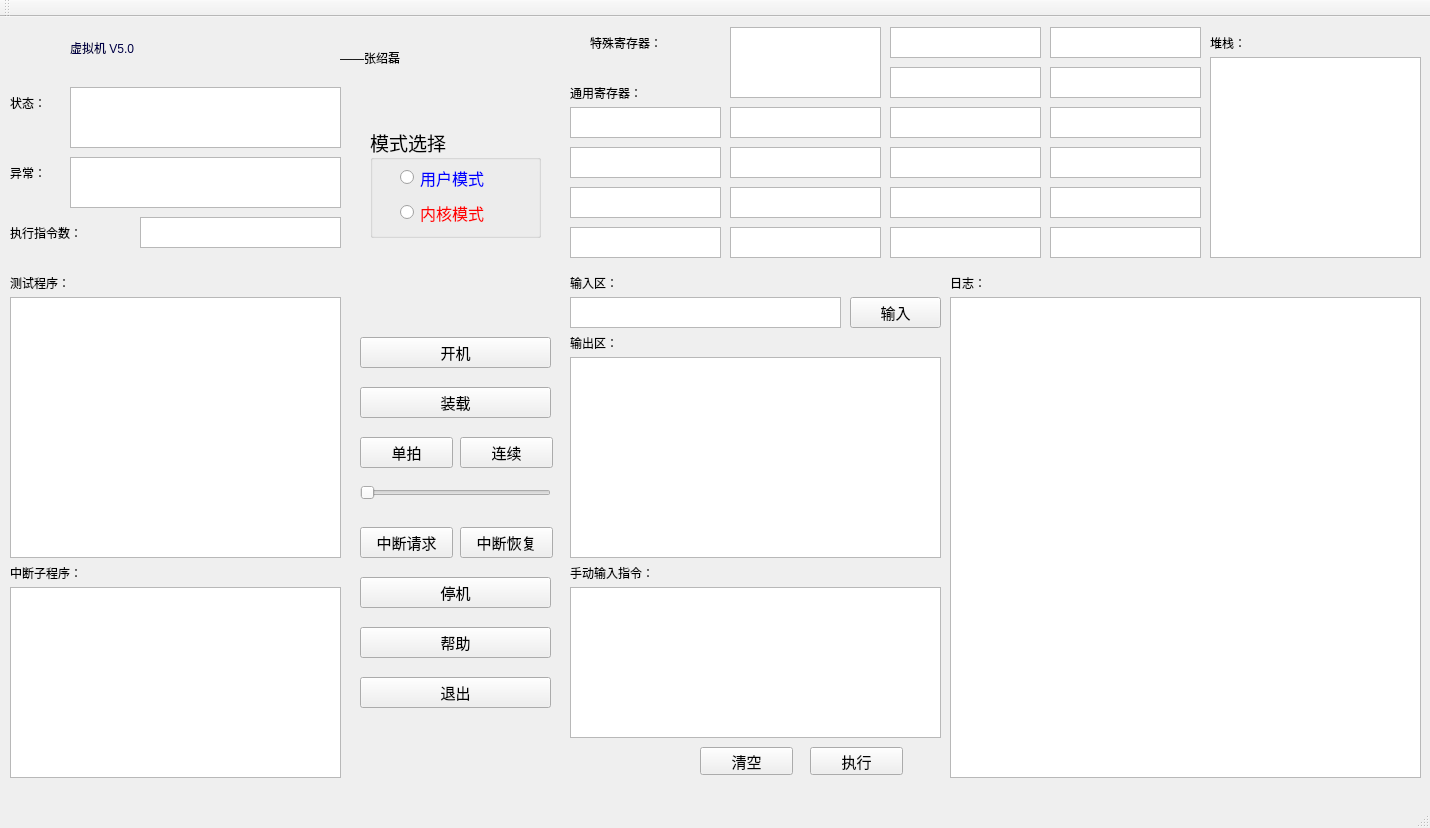
<?xml version="1.0" encoding="UTF-8"?>
<ui version="4.0">
 <class>MainWindow</class>
 <widget class="QMainWindow" name="MainWindow">
  <property name="geometry">
   <rect>
    <x>0</x>
    <y>0</y>
    <width>1430</width>
    <height>828</height>
   </rect>
  </property>
  <property name="windowTitle">
   <string>MainWindow</string>
  </property>
  <widget class="QWidget" name="centralWidget">
   <widget class="QTextEdit" name="textEdit">
    <property name="geometry">
     <rect>
      <x>950</x>
      <y>280</y>
      <width>471</width>
      <height>481</height>
     </rect>
    </property>
   </widget>
   <widget class="QTextEdit" name="textEdit_2">
    <property name="geometry">
     <rect>
      <x>10</x>
      <y>280</y>
      <width>331</width>
      <height>261</height>
     </rect>
    </property>
    <property name="styleSheet">
     <string notr="true">font: 10pt &quot;微软雅黑&quot;;</string>
    </property>
   </widget>
   <widget class="QPushButton" name="pushButton_START">
    <property name="geometry">
     <rect>
      <x>360</x>
      <y>320</y>
      <width>191</width>
      <height>31</height>
     </rect>
    </property>
    <property name="font">
     <font>
      <family>Adobe 黑体 Std R</family>
      <pointsize>11</pointsize>
     </font>
    </property>
    <property name="text">
     <string>开机</string>
    </property>
   </widget>
   <widget class="QTextEdit" name="textEdit_PC">
    <property name="geometry">
     <rect>
      <x>890</x>
      <y>10</y>
      <width>151</width>
      <height>31</height>
     </rect>
    </property>
   </widget>
   <widget class="QTextEdit" name="textEdit_IAR">
    <property name="geometry">
     <rect>
      <x>1050</x>
      <y>10</y>
      <width>151</width>
      <height>31</height>
     </rect>
    </property>
   </widget>
   <widget class="QTextEdit" name="textEdit_SP">
    <property name="geometry">
     <rect>
      <x>890</x>
      <y>50</y>
      <width>151</width>
      <height>31</height>
     </rect>
    </property>
   </widget>
   <widget class="QTextEdit" name="textEdit_PSW">
    <property name="geometry">
     <rect>
      <x>1050</x>
      <y>50</y>
      <width>151</width>
      <height>31</height>
     </rect>
    </property>
   </widget>
   <widget class="QTextEdit" name="textEdit_IR">
    <property name="geometry">
     <rect>
      <x>730</x>
      <y>10</y>
      <width>151</width>
      <height>71</height>
     </rect>
    </property>
   </widget>
   <widget class="QPushButton" name="pushButton_STEP">
    <property name="geometry">
     <rect>
      <x>360</x>
      <y>420</y>
      <width>93</width>
      <height>31</height>
     </rect>
    </property>
    <property name="font">
     <font>
      <family>Adobe 黑体 Std R</family>
      <pointsize>11</pointsize>
     </font>
    </property>
    <property name="text">
     <string>单拍</string>
    </property>
   </widget>
   <widget class="QPushButton" name="pushButton_CONTINUOUS">
    <property name="geometry">
     <rect>
      <x>460</x>
      <y>420</y>
      <width>93</width>
      <height>31</height>
     </rect>
    </property>
    <property name="font">
     <font>
      <family>Adobe 黑体 Std R</family>
      <pointsize>11</pointsize>
     </font>
    </property>
    <property name="text">
     <string>连续</string>
    </property>
   </widget>
   <widget class="QTextEdit" name="textEdit_G">
    <property name="geometry">
     <rect>
      <x>890</x>
      <y>130</y>
      <width>151</width>
      <height>31</height>
     </rect>
    </property>
   </widget>
   <widget class="QTextEdit" name="textEdit_D">
    <property name="geometry">
     <rect>
      <x>1050</x>
      <y>90</y>
      <width>151</width>
      <height>31</height>
     </rect>
    </property>
   </widget>
   <widget class="QTextEdit" name="textEdit_F">
    <property name="geometry">
     <rect>
      <x>730</x>
      <y>130</y>
      <width>151</width>
      <height>31</height>
     </rect>
    </property>
   </widget>
   <widget class="QTextEdit" name="textEdit_B">
    <property name="geometry">
     <rect>
      <x>730</x>
      <y>90</y>
      <width>151</width>
      <height>31</height>
     </rect>
    </property>
   </widget>
   <widget class="QTextEdit" name="textEdit_C">
    <property name="geometry">
     <rect>
      <x>890</x>
      <y>90</y>
      <width>151</width>
      <height>31</height>
     </rect>
    </property>
   </widget>
   <widget class="QTextEdit" name="textEdit_H">
    <property name="geometry">
     <rect>
      <x>1050</x>
      <y>130</y>
      <width>151</width>
      <height>31</height>
     </rect>
    </property>
   </widget>
   <widget class="QTextEdit" name="textEdit_A">
    <property name="geometry">
     <rect>
      <x>570</x>
      <y>90</y>
      <width>151</width>
      <height>31</height>
     </rect>
    </property>
   </widget>
   <widget class="QTextEdit" name="textEdit_E">
    <property name="geometry">
     <rect>
      <x>570</x>
      <y>130</y>
      <width>151</width>
      <height>31</height>
     </rect>
    </property>
   </widget>
   <widget class="QPushButton" name="pushButton_STOP">
    <property name="geometry">
     <rect>
      <x>360</x>
      <y>560</y>
      <width>191</width>
      <height>31</height>
     </rect>
    </property>
    <property name="font">
     <font>
      <family>Adobe 黑体 Std R</family>
      <pointsize>11</pointsize>
     </font>
    </property>
    <property name="text">
     <string>停机</string>
    </property>
   </widget>
   <widget class="QTextEdit" name="textEdit_N">
    <property name="geometry">
     <rect>
      <x>730</x>
      <y>210</y>
      <width>151</width>
      <height>31</height>
     </rect>
    </property>
   </widget>
   <widget class="QTextEdit" name="textEdit_I">
    <property name="geometry">
     <rect>
      <x>570</x>
      <y>170</y>
      <width>151</width>
      <height>31</height>
     </rect>
    </property>
   </widget>
   <widget class="QTextEdit" name="textEdit_K">
    <property name="geometry">
     <rect>
      <x>890</x>
      <y>170</y>
      <width>151</width>
      <height>31</height>
     </rect>
    </property>
   </widget>
   <widget class="QTextEdit" name="textEdit_P">
    <property name="geometry">
     <rect>
      <x>1050</x>
      <y>210</y>
      <width>151</width>
      <height>31</height>
     </rect>
    </property>
   </widget>
   <widget class="QTextEdit" name="textEdit_J">
    <property name="geometry">
     <rect>
      <x>730</x>
      <y>170</y>
      <width>151</width>
      <height>31</height>
     </rect>
    </property>
   </widget>
   <widget class="QTextEdit" name="textEdit_M">
    <property name="geometry">
     <rect>
      <x>570</x>
      <y>210</y>
      <width>151</width>
      <height>31</height>
     </rect>
    </property>
   </widget>
   <widget class="QTextEdit" name="textEdit_O">
    <property name="geometry">
     <rect>
      <x>890</x>
      <y>210</y>
      <width>151</width>
      <height>31</height>
     </rect>
    </property>
   </widget>
   <widget class="QTextEdit" name="textEdit_L">
    <property name="geometry">
     <rect>
      <x>1050</x>
      <y>170</y>
      <width>151</width>
      <height>31</height>
     </rect>
    </property>
   </widget>
   <widget class="QTextEdit" name="textEdit_state">
    <property name="geometry">
     <rect>
      <x>70</x>
      <y>70</y>
      <width>271</width>
      <height>61</height>
     </rect>
    </property>
    <property name="styleSheet">
     <string notr="true">font: 10pt &quot;微软雅黑&quot;;</string>
    </property>
   </widget>
   <widget class="QPushButton" name="pushButton_LOAD">
    <property name="geometry">
     <rect>
      <x>360</x>
      <y>370</y>
      <width>191</width>
      <height>31</height>
     </rect>
    </property>
    <property name="font">
     <font>
      <family>Adobe 黑体 Std R</family>
      <pointsize>11</pointsize>
     </font>
    </property>
    <property name="text">
     <string>装载</string>
    </property>
   </widget>
   <widget class="QTextEdit" name="textEdit_out">
    <property name="geometry">
     <rect>
      <x>570</x>
      <y>340</y>
      <width>371</width>
      <height>201</height>
     </rect>
    </property>
    <property name="styleSheet">
     <string notr="true">font: 10pt &quot;微软雅黑&quot;;</string>
    </property>
   </widget>
   <widget class="QPushButton" name="pushButton_INTERRUPT">
    <property name="geometry">
     <rect>
      <x>360</x>
      <y>510</y>
      <width>93</width>
      <height>31</height>
     </rect>
    </property>
    <property name="font">
     <font>
      <family>Adobe 黑体 Std R</family>
      <pointsize>11</pointsize>
     </font>
    </property>
    <property name="text">
     <string>中断请求</string>
    </property>
   </widget>
   <widget class="QPushButton" name="pushButton_RECVER">
    <property name="geometry">
     <rect>
      <x>460</x>
      <y>510</y>
      <width>93</width>
      <height>31</height>
     </rect>
    </property>
    <property name="font">
     <font>
      <family>Adobe 黑体 Std R</family>
      <pointsize>11</pointsize>
     </font>
    </property>
    <property name="text">
     <string>中断恢复</string>
    </property>
   </widget>
   <widget class="QTextEdit" name="textEdit_error">
    <property name="geometry">
     <rect>
      <x>70</x>
      <y>140</y>
      <width>271</width>
      <height>51</height>
     </rect>
    </property>
    <property name="styleSheet">
     <string notr="true">font: 10pt &quot;微软雅黑&quot;;</string>
    </property>
   </widget>
   <widget class="QTextEdit" name="textEdit_IN">
    <property name="geometry">
     <rect>
      <x>570</x>
      <y>570</y>
      <width>371</width>
      <height>151</height>
     </rect>
    </property>
    <property name="styleSheet">
     <string notr="true">font: 10pt &quot;微软雅黑&quot;;</string>
    </property>
   </widget>
   <widget class="QPushButton" name="pushButton_work">
    <property name="geometry">
     <rect>
      <x>810</x>
      <y>730</y>
      <width>93</width>
      <height>28</height>
     </rect>
    </property>
    <property name="font">
     <font>
      <family>Adobe 黑体 Std R</family>
      <pointsize>11</pointsize>
     </font>
    </property>
    <property name="text">
     <string>执行</string>
    </property>
   </widget>
   <widget class="QPushButton" name="pushButton_clear">
    <property name="geometry">
     <rect>
      <x>700</x>
      <y>730</y>
      <width>93</width>
      <height>28</height>
     </rect>
    </property>
    <property name="font">
     <font>
      <family>Adobe 黑体 Std R</family>
      <pointsize>11</pointsize>
     </font>
    </property>
    <property name="text">
     <string>清空</string>
    </property>
   </widget>
   <widget class="QSlider" name="Slider">
    <property name="geometry">
     <rect>
      <x>360</x>
      <y>460</y>
      <width>191</width>
      <height>31</height>
     </rect>
    </property>
    <property name="font">
     <font>
      <family>Adobe 黑体 Std R</family>
      <pointsize>11</pointsize>
     </font>
    </property>
    <property name="maximum">
     <number>5000</number>
    </property>
    <property name="singleStep">
     <number>100</number>
    </property>
    <property name="orientation">
     <enum>Qt::Horizontal</enum>
    </property>
   </widget>
   <widget class="QLabel" name="label">
    <property name="geometry">
     <rect>
      <x>70</x>
      <y>0</y>
      <width>251</width>
      <height>61</height>
     </rect>
    </property>
    <property name="styleSheet">
     <string notr="true">color: rgb(0, 0, 70);
font: 28pt &quot;Adobe 黑体 Std R&quot;;</string>
    </property>
    <property name="text">
     <string>虚拟机 V5.0</string>
    </property>
   </widget>
   <widget class="QLabel" name="label_2">
    <property name="geometry">
     <rect>
      <x>340</x>
      <y>20</y>
      <width>141</width>
      <height>41</height>
     </rect>
    </property>
    <property name="styleSheet">
     <string notr="true">font: 14pt &quot;Adobe 黑体 Std R&quot;;</string>
    </property>
    <property name="text">
     <string>——张绍磊</string>
    </property>
   </widget>
   <widget class="QLabel" name="label_3">
    <property name="geometry">
     <rect>
      <x>590</x>
      <y>10</y>
      <width>141</width>
      <height>31</height>
     </rect>
    </property>
    <property name="styleSheet">
     <string notr="true">font: 14pt &quot;Adobe 黑体 Std R&quot;;</string>
    </property>
    <property name="text">
     <string>特殊寄存器：</string>
    </property>
   </widget>
   <widget class="QLabel" name="label_4">
    <property name="geometry">
     <rect>
      <x>10</x>
      <y>70</y>
      <width>131</width>
      <height>31</height>
     </rect>
    </property>
    <property name="styleSheet">
     <string notr="true">font: 14pt &quot;Adobe 黑体 Std R&quot;;</string>
    </property>
    <property name="text">
     <string>状态：</string>
    </property>
   </widget>
   <widget class="QLabel" name="label_5">
    <property name="geometry">
     <rect>
      <x>10</x>
      <y>140</y>
      <width>131</width>
      <height>31</height>
     </rect>
    </property>
    <property name="styleSheet">
     <string notr="true">font: 14pt &quot;Adobe 黑体 Std R&quot;;</string>
    </property>
    <property name="text">
     <string>异常：</string>
    </property>
   </widget>
   <widget class="QLabel" name="label_6">
    <property name="geometry">
     <rect>
      <x>10</x>
      <y>250</y>
      <width>131</width>
      <height>31</height>
     </rect>
    </property>
    <property name="styleSheet">
     <string notr="true">font: 14pt &quot;Adobe 黑体 Std R&quot;;</string>
    </property>
    <property name="text">
     <string>测试程序：</string>
    </property>
   </widget>
   <widget class="QLabel" name="label_9">
    <property name="geometry">
     <rect>
      <x>570</x>
      <y>310</y>
      <width>131</width>
      <height>31</height>
     </rect>
    </property>
    <property name="styleSheet">
     <string notr="true">font: 14pt &quot;Adobe 黑体 Std R&quot;;</string>
    </property>
    <property name="text">
     <string>输出区：</string>
    </property>
   </widget>
   <widget class="QLabel" name="label_7">
    <property name="geometry">
     <rect>
      <x>570</x>
      <y>540</y>
      <width>171</width>
      <height>31</height>
     </rect>
    </property>
    <property name="styleSheet">
     <string notr="true">font: 14pt &quot;Adobe 黑体 Std R&quot;;</string>
    </property>
    <property name="text">
     <string>手动输入指令：</string>
    </property>
   </widget>
   <widget class="QLabel" name="label_8">
    <property name="geometry">
     <rect>
      <x>950</x>
      <y>250</y>
      <width>131</width>
      <height>31</height>
     </rect>
    </property>
    <property name="styleSheet">
     <string notr="true">font: 14pt &quot;Adobe 黑体 Std R&quot;;</string>
    </property>
    <property name="text">
     <string>日志：</string>
    </property>
   </widget>
   <widget class="QLabel" name="label_10">
    <property name="geometry">
     <rect>
      <x>570</x>
      <y>60</y>
      <width>161</width>
      <height>31</height>
     </rect>
    </property>
    <property name="styleSheet">
     <string notr="true">font: 14pt &quot;Adobe 黑体 Std R&quot;;</string>
    </property>
    <property name="text">
     <string>通用寄存器：</string>
    </property>
   </widget>
   <widget class="QTextEdit" name="textEdit_3">
    <property name="geometry">
     <rect>
      <x>10</x>
      <y>570</y>
      <width>331</width>
      <height>191</height>
     </rect>
    </property>
    <property name="styleSheet">
     <string notr="true">font: 10pt &quot;微软雅黑&quot;;</string>
    </property>
   </widget>
   <widget class="QLabel" name="label_11">
    <property name="geometry">
     <rect>
      <x>10</x>
      <y>540</y>
      <width>131</width>
      <height>31</height>
     </rect>
    </property>
    <property name="styleSheet">
     <string notr="true">font: 14pt &quot;Adobe 黑体 Std R&quot;;</string>
    </property>
    <property name="text">
     <string>中断子程序：</string>
    </property>
   </widget>
   <widget class="QPushButton" name="pushButton_help">
    <property name="geometry">
     <rect>
      <x>360</x>
      <y>610</y>
      <width>191</width>
      <height>31</height>
     </rect>
    </property>
    <property name="font">
     <font>
      <family>Adobe 黑体 Std R</family>
      <pointsize>11</pointsize>
     </font>
    </property>
    <property name="text">
     <string>帮助</string>
    </property>
   </widget>
   <widget class="QPushButton" name="pushButton_quit">
    <property name="geometry">
     <rect>
      <x>360</x>
      <y>660</y>
      <width>191</width>
      <height>31</height>
     </rect>
    </property>
    <property name="font">
     <font>
      <family>Adobe 黑体 Std R</family>
      <pointsize>11</pointsize>
     </font>
    </property>
    <property name="text">
     <string>退出</string>
    </property>
   </widget>
   <widget class="QTextEdit" name="textEdit_stack">
    <property name="geometry">
     <rect>
      <x>1210</x>
      <y>40</y>
      <width>211</width>
      <height>201</height>
     </rect>
    </property>
   </widget>
   <widget class="QLabel" name="label_12">
    <property name="geometry">
     <rect>
      <x>1210</x>
      <y>10</y>
      <width>161</width>
      <height>31</height>
     </rect>
    </property>
    <property name="styleSheet">
     <string notr="true">font: 14pt &quot;Adobe 黑体 Std R&quot;;</string>
    </property>
    <property name="text">
     <string>堆栈：</string>
    </property>
   </widget>
   <widget class="QGroupBox" name="groupBox">
    <property name="geometry">
     <rect>
      <x>370</x>
      <y>110</y>
      <width>171</width>
      <height>111</height>
     </rect>
    </property>
    <property name="font">
     <font>
      <family>Adobe 黑体 Std R</family>
      <pointsize>14</pointsize>
     </font>
    </property>
    <property name="styleSheet">
     <string notr="true"/>
    </property>
    <property name="title">
     <string>模式选择</string>
    </property>
    <widget class="QRadioButton" name="radioButton_user">
     <property name="geometry">
      <rect>
       <x>30</x>
       <y>30</y>
       <width>141</width>
       <height>41</height>
      </rect>
     </property>
     <property name="minimumSize">
      <size>
       <width>20</width>
       <height>20</height>
      </size>
     </property>
     <property name="sizeIncrement">
      <size>
       <width>0</width>
       <height>0</height>
      </size>
     </property>
     <property name="baseSize">
      <size>
       <width>0</width>
       <height>0</height>
      </size>
     </property>
     <property name="font">
      <font>
       <family>Adobe 黑体 Std R</family>
       <pointsize>12</pointsize>
       <weight>50</weight>
       <italic>false</italic>
       <bold>false</bold>
       <underline>false</underline>
       <strikeout>false</strikeout>
       <kerning>true</kerning>
      </font>
     </property>
     <property name="cursor">
      <cursorShape>ArrowCursor</cursorShape>
     </property>
     <property name="autoFillBackground">
      <bool>false</bool>
     </property>
     <property name="styleSheet">
      <string notr="true">color: rgb(0, 0, 255);</string>
     </property>
     <property name="text">
      <string>用户模式</string>
     </property>
     <property name="iconSize">
      <size>
       <width>20</width>
       <height>20</height>
      </size>
     </property>
    </widget>
    <widget class="QRadioButton" name="radioButton_kernel">
     <property name="geometry">
      <rect>
       <x>30</x>
       <y>70</y>
       <width>131</width>
       <height>31</height>
      </rect>
     </property>
     <property name="font">
      <font>
       <family>Adobe 黑体 Std R</family>
       <pointsize>12</pointsize>
      </font>
     </property>
     <property name="styleSheet">
      <string notr="true">color: rgb(255, 0, 0);</string>
     </property>
     <property name="text">
      <string>内核模式</string>
     </property>
    </widget>
   </widget>
   <widget class="QTextEdit" name="textEdit_count">
    <property name="geometry">
     <rect>
      <x>140</x>
      <y>200</y>
      <width>201</width>
      <height>31</height>
     </rect>
    </property>
   </widget>
   <widget class="QLabel" name="label_13">
    <property name="geometry">
     <rect>
      <x>10</x>
      <y>200</y>
      <width>141</width>
      <height>31</height>
     </rect>
    </property>
    <property name="styleSheet">
     <string notr="true">font: 14pt &quot;Adobe 黑体 Std R&quot;;</string>
    </property>
    <property name="text">
     <string>执行指令数：</string>
    </property>
   </widget>
   <widget class="QTextEdit" name="textEdit_INPUT">
    <property name="geometry">
     <rect>
      <x>570</x>
      <y>280</y>
      <width>271</width>
      <height>31</height>
     </rect>
    </property>
   </widget>
   <widget class="QPushButton" name="pushButton">
    <property name="geometry">
     <rect>
      <x>850</x>
      <y>280</y>
      <width>91</width>
      <height>31</height>
     </rect>
    </property>
    <property name="font">
     <font>
      <family>Adobe 黑体 Std R</family>
      <pointsize>11</pointsize>
     </font>
    </property>
    <property name="text">
     <string>输入</string>
    </property>
   </widget>
   <widget class="QLabel" name="label_14">
    <property name="geometry">
     <rect>
      <x>570</x>
      <y>250</y>
      <width>131</width>
      <height>31</height>
     </rect>
    </property>
    <property name="styleSheet">
     <string notr="true">font: 14pt &quot;Adobe 黑体 Std R&quot;;</string>
    </property>
    <property name="text">
     <string>输入区：</string>
    </property>
   </widget>
  </widget>
  <widget class="QMenuBar" name="menuBar">
   <property name="geometry">
    <rect>
     <x>0</x>
     <y>0</y>
     <width>1430</width>
     <height>26</height>
    </rect>
   </property>
  </widget>
  <widget class="QToolBar" name="mainToolBar">
   <attribute name="toolBarArea">
    <enum>TopToolBarArea</enum>
   </attribute>
   <attribute name="toolBarBreak">
    <bool>false</bool>
   </attribute>
  </widget>
  <widget class="QStatusBar" name="statusBar"/>
 </widget>
 <layoutdefault spacing="6" margin="11"/>
 <resources/>
 <connections/>
</ui>
